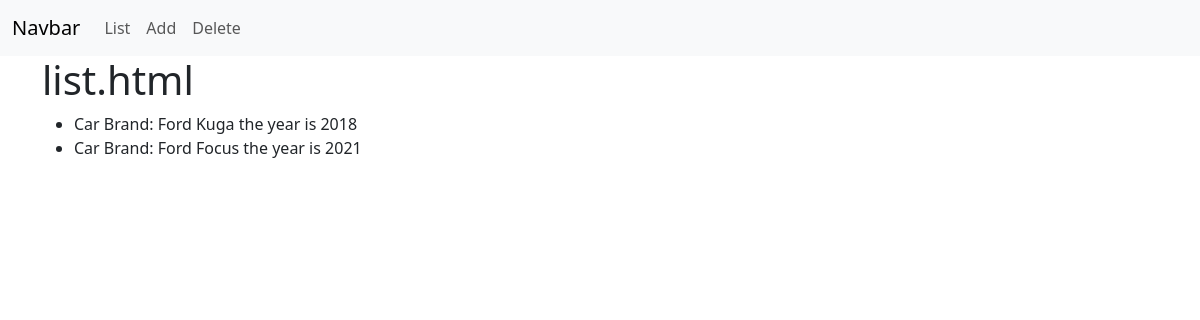
The page /cars/list/ on the database its author committed.
### cars/models.py (models this page shows)
class Car(models.Model):
    brand = models.CharField(max_length=30)
    year = models.IntegerField()
    def __str__(self):
        return f"Car Brand: {self.brand} the year is {self.year}"

### cars/views.py (the view)
# urls.py: path('list/', views.list, name='list'),
def list(request):
    all_cars = models.Car.objects.all()
    context = {'all_cars': all_cars}
    return render(request, 'cars/list.html', context=context)

### cars/templates/cars/list.html
{% extends "base.html" %}
{% block content %}
<div class='container'>
    <h1>list.html</h1>
    <ul>
        {% for car in all_cars  %}
        <li>{{car}}</li>
        {% endfor %}
    </ul>
</div>
{% endblock content %}

### rows shown on the page
Car: brand+year "Car Brand: Ford Kuga the year is 2018"
Car: brand+year "Car Brand: Ford Focus the year is 2021"
